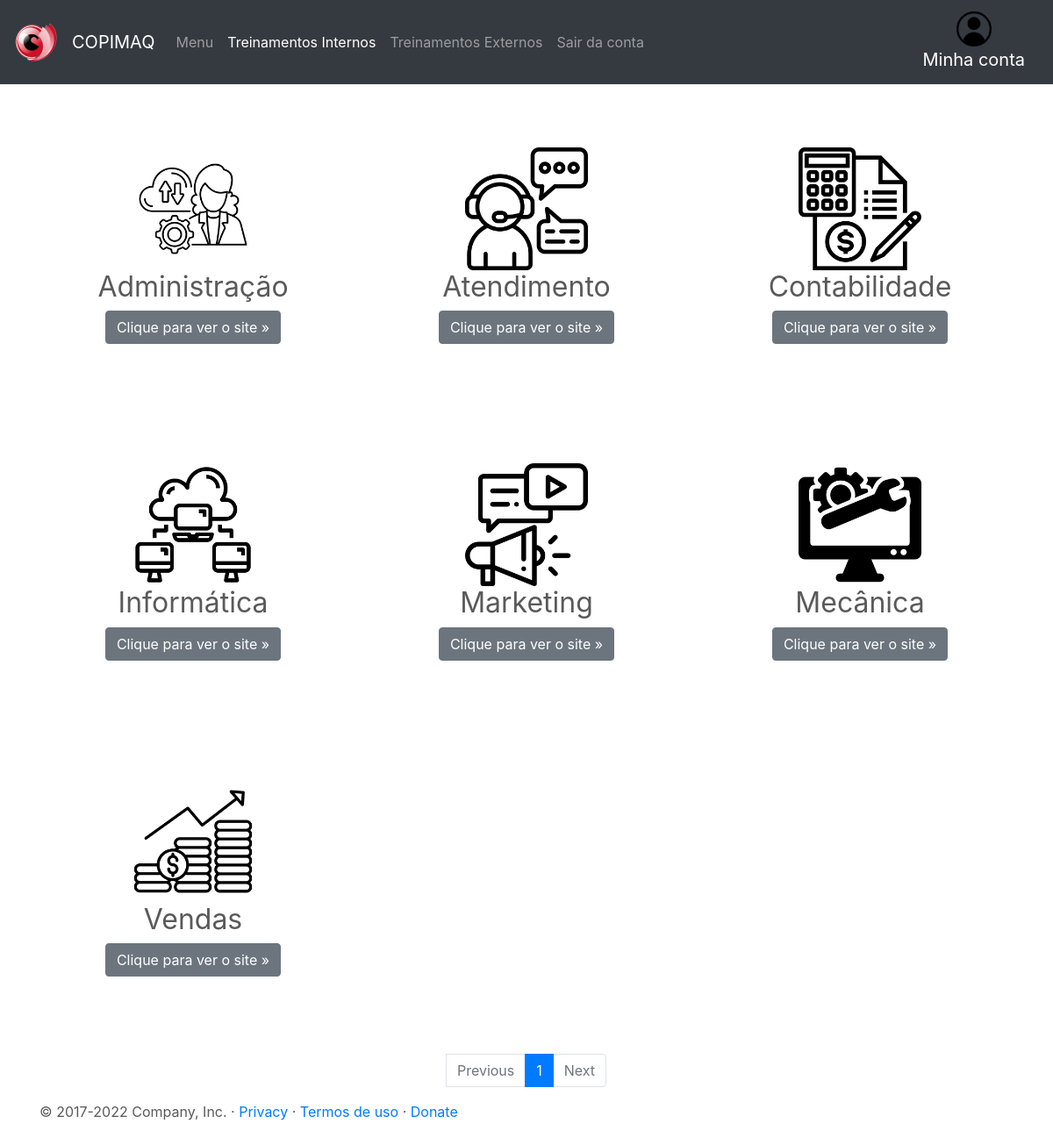
/interno.php (signed in), run on the app's committed database.
### tables this page shows
CREATE TABLE `usuario` (
  `ID_usuario` int(200) NOT NULL,
  `Nome` varchar(400) NOT NULL,
  `CPF` int(200) NOT NULL,
  `RG` int(200) NOT NULL,
  `Cargo` varchar(400) NOT NULL,
  `email` varchar(400) NOT NULL,
  `senha` varchar(400) NOT NULL
);

CREATE TABLE `categoria` (
  `id` int(200) NOT NULL,
  `Nome_cat` varchar(500) NOT NULL,
  `imagem` varchar(500) NOT NULL
);

### conexao.php (called while the page is built, shortened)
<?php
	$email = $_SESSION['email'];
?>

### interno.php (the view, shortened to what this page needs)
<!doctype html>
<html lang="pt-br">
	<?php
        include_once("conexao.php");
        $result_usuario = "SELECT * FROM usuario WHERE email = '$email' ";
        $resultado_usuario = mysqli_query($conn, $result_usuario);
        while($row_usuario = mysqli_fetch_assoc($resultado_usuario)){
        $result_categoria = "SELECT * FROM categoria";
        $resultado_categoria = mysqli_query($conn, $result_categoria);
        $pagina = (isset($_GET['pagina']))? $_GET['pagina'] : 1;
        $total_cursos = mysqli_num_rows($resultado_categoria);
        $quantidade_pg = 9;
        $num_pagina = ceil($total_cursos/$quantidade_pg);
        $inicio = ($quantidade_pg*$pagina)-$quantidade_pg;
        $result_categoria = "SELECT * FROM categoria limit $inicio, $quantidade_pg";
        $resultado_categoria = mysqli_query($conn, $result_categoria);
	?>
    <head>
        <link href="https://cdn.jsdelivr.net/npm/bootstrap@5.1.3/dist/css/bootstrap.min.css" rel="stylesheet">
        <link href="css/bootstrap.min.css" rel="stylesheet">
        <link href="css/carousel.css" rel="stylesheet">
    </head>
    <body>
        <header>
            <nav class="navbar navbar-expand-md navbar-dark fixed-top bg-dark">
                <img class="navbar-brand" src="img/logo_copi.png" width="50px" height="60px"></img>
                <a class="navbar-brand" href="menu.php">COPIMAQ</a>
                <div class="collapse navbar-collapse" id="navbarCollapse">
                <ul class="navbar-nav mr-auto">
                    <li class="nav-item">
                        <a class="nav-link" href="menu.php">Menu</a>
                    </li>
                    <li class="nav-item active">
                        <a class="nav-link" href="interno.php">Treinamentos Internos</a>
                    </li>
                    <li class="nav-item">
                        <a class="nav-link" href="provas_externas.php">Treinamentos Externos</a>
                    </li>
                    <li class="nav-item">
                        <a class="nav-link" href="#" data-toggle="modal" data-target="#sairModal">Sair da conta</a>
                    </li>
                </ul>
                <form class="d-flex">
                    <a class="navbar-brand" href="pagina_usuario.php?id=<?php echo $row_usuario['ID_usuario']; }?>"> <center>
                    <img src="img/usuario.png" width="40px" height="40px"> <br> </center>
                    Minha conta
                    </a>
                </form>
                </div>
            </nav>
        </header>
        <main role="main">
            <br><br><br>
            <div class="container marketing">
                <div class="row">
                    <?php while($rows_categoria = mysqli_fetch_assoc($resultado_categoria)){?>
                    <div class="col-lg-4">
                    <img src="admin/logo/<?php echo $rows_categoria['id'];?>/<?php echo $rows_categoria['imagem'];?>" class="bd-placeholder-img rounded-square" width="140" height="140" xmlns="http://www.w3.org/2000/svg" role="img" aria-label="Placeholder: 140x140" preserveAspectRatio="xMidYMid slice" focusable="false">
                        <h2><?php echo $rows_categoria['Nome_cat'];?></h2>
                        <p><a class="btn btn-secondary" href="curso.php?Nome_cat=<?php echo $rows_categoria['Nome_cat'];?>">Clique para ver o site &raquo;</a></p>
                    </div>
                    <?php }?>
                </div>
                <?php
                            $pagina_anterior = $pagina - 1;
                            $pagina_posterior = $pagina + 1;
                        ?>
                        <nav aria-label="...">
                            <ul class="pagination justify-content-center">
                                <li class="page-item">
                                    <?php
                                    if($pagina_anterior != 0){ ?>
                                        <a class="page-link" href="interno.php?pagina=<?php echo $pagina_anterior; ?>" aria-label="Previous">
                                             Previous
                                        </a>
                                    <?php }else{ ?>
                                        <li class="page-item disabled">
                                            <a class="page-link" href="interno.php?pagina=<?php echo $pagina_posterior; ?>" aria-label="Next">
                                                 Previous
                                            </a>
                                        </li>
                                <?php }  ?>
                                </li>
                                <?php
                                for($i = 1; $i < $num_pagina + 1; $i++){ ?>
                                    <li class="page-item active">
                                        <a class="page-link" href="interno.php?pagina=<?php echo $i; ?>"><?php echo $i; ?></a>
                                    </li>
                                <?php } ?>
                                <li class="page-item">
                                    <?php
                                    if($pagina_posterior <= $num_pagina){ ?>
                                        <a class="page-link" href="interno.php?pagina=<?php echo $pagina_posterior; ?>" aria-label="Next">
                                             Next
                                        </a>
                                    <?php }else{ ?>
                                        <li class="page-item disabled">
                                            <a class="page-link" href="interno.php?pagina=<?php echo $pagina_posterior; ?>" aria-label="Next">
                                                 Next
                                            </a>
                                        </li>
                                <?php }  ?>
                                </li>
                            </ul>
                        </nav>
            </div>
            <?php
                require("footer.php");
	        ?>
        </main>
    </body>
</html>

### footer.php (shortened to what this page needs)
<footer class="container">
    <p>&copy; 2017-2022 Company, Inc. &middot; <a href="#" data-toggle="modal" data-target="#privacyModal">Privacy</a> &middot; <a href="#" data-toggle="modal" data-target="#myModal">Termos de uso</a> &middot; <a href="#">Donate</a></p>
</footer>

### css/carousel.css (style rules this page uses)
body { padding-top: 3rem; padding-bottom: 3rem; color: #5a5a5a; }
.marketing .col-lg-4 { margin-bottom: 1.5rem; text-align: center; padding-top: 3rem; padding-bottom: 3rem; }
.marketing h2 { font-weight: 400; }
.marketing .col-lg-4 p { margin-right: .75rem; margin-left: .75rem; }

### interno.php (style rules this page uses)
.bd-placeholder-img { font-size: 1.125rem; text-anchor: middle; -webkit-user-select: none; -moz-user-select: none; -ms-user-select: none; user-select: none; }

### data on the page
categoria: imagem (picture), Nome_cat "Administração"
categoria: imagem (picture), Nome_cat "Atendimento"
categoria: imagem (picture), Nome_cat "Contabilidade"
categoria: imagem (picture), Nome_cat "Informática"
categoria: imagem (picture), Nome_cat "Marketing"
categoria: imagem (picture), Nome_cat "Mecânica"
categoria: imagem (picture), Nome_cat "Vendas"
